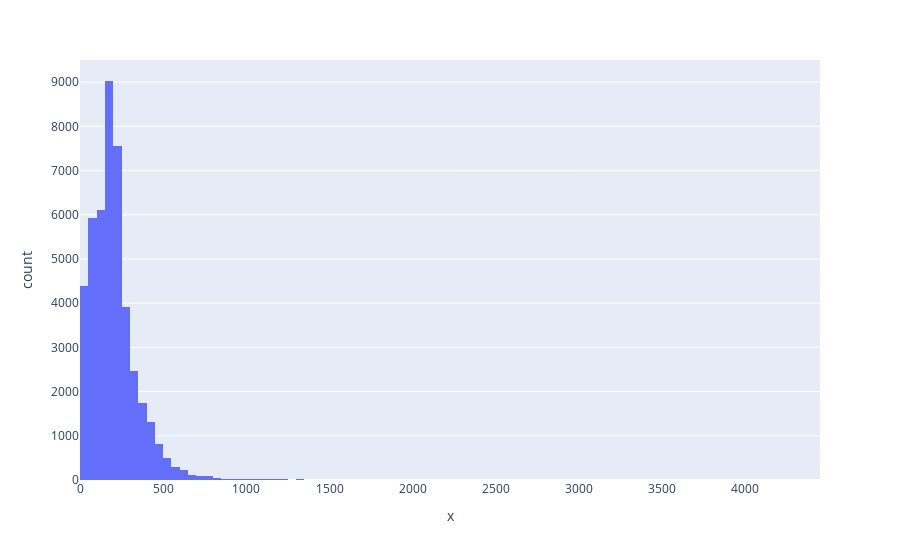

The cell this chart's notebook holds for it:
### Code cell
# visualize the distribution of number of words in a text
import plotly.express as px
fig = px.histogram(x = [len(nltk.word_tokenize(x)) for x in df.clean_joined], nbins = 100)
fig.show()

### Figure 1 — Plotly figure (JSON) as saved in the notebook; plotly's stock layout.template omitted (floating-point values rounded to 4 significant figures; data arrays with more than 128 entries replaced by an {"elided": "..."} marker saying what was removed)
{"data": [{"alignmentgroup": "True", "bingroup": "x", "hovertemplate": "x=%{x}<br>count=%{y}<extra></extra>", "legendgroup": "", "marker": {"color": "#636efa"}, "name": "", "nbinsx": 100, "offsetgroup": "", "orientation": "v", "showlegend": false, "type": "histogram", "x": {"elided": "44898 int values"}, "xaxis": "x", "yaxis": "y"}], "layout": {"barmode": "relative", "legend": {"tracegroupgap": 0}, "margin": {"t": 60}, "xaxis": {"anchor": "y", "domain": [0, 1], "title": {"text": "x"}}, "yaxis": {"anchor": "x", "domain": [0, 1], "title": {"text": "count"}}}}
